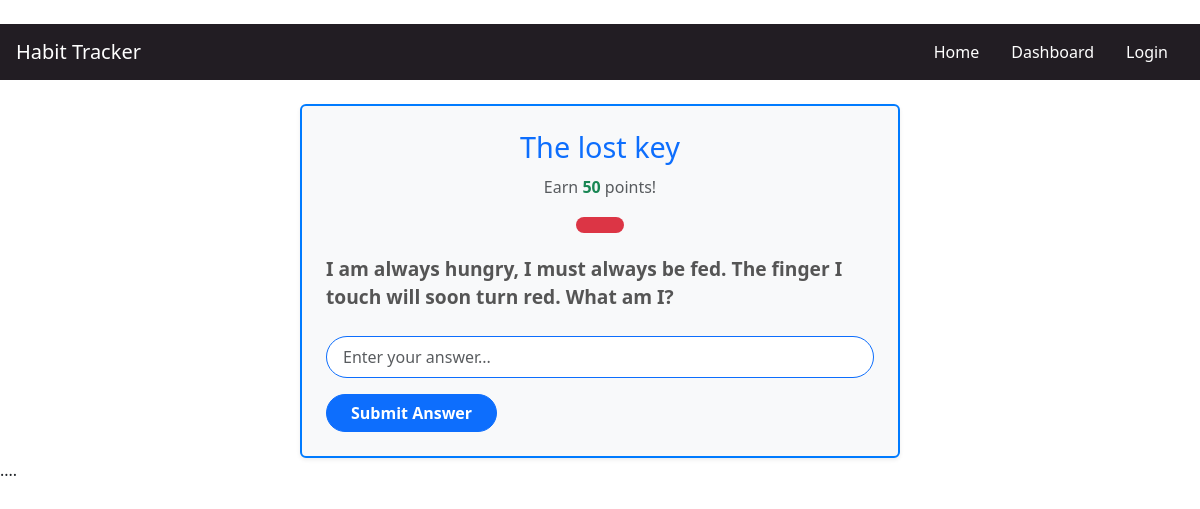
Page /habit_tracker/take_challenge/1/ on the committed database.
### habit_tracker/models.py (models this page shows, shortened)
class Challenge(models.Model):
    name = models.CharField(max_length=255)
    question = models.TextField()
    point = models.IntegerField()
    ended = models.BooleanField(default=False)
    answers = models.JSONField()  # Supports both single and multiple answers

### habit_tracker/views.py (the view)
# urls.py: path("take_challenge/<int:challenge_id>/", views.take_challenge, name="challenge_page"),
def take_challenge(request, challenge_id):
    challenge = get_object_or_404(Challenge, id=challenge_id)
    return render(request, "habit_tracker/challenge_page.html", {
        "challenge": challenge
    })

### habit_tracker/templates/habit_tracker/challenge_page.html (shortened to what this page needs)
{% extends "habit_tracker/layout.html" %}
{% load static %}
{% block main %}
    <div class="challenge-container p-4 rounded shadow-sm bg-light">
        <div class="mb-3 text-center">
            <h2 class="text-primary">{{ challenge.name }}</h2>
            <p class="text-muted">Earn <span class="fw-bold text-success">{{ challenge.point }}</span> points!</p>
        </div>
        <div class="mb-3 text-center">
            <div id="timer" class="timer-display py-2 px-4 text-white bg-danger rounded-pill d-inline-block"></div>
        </div>
        <div class="mb-3">
            <p class="challenge-question fw-bold">{{ challenge.question }}</p>
        </div>
        <div class="answer-section mt-4">
            <input
                type="text"
                id="challengeAnswer"
                placeholder="Enter your answer..."
                autofocus autocomplete="off"
                class="form-control py-2 px-3 rounded-pill border-primary">
            <button
                id="submitButton"
                class="btn btn-primary mt-3 rounded-pill px-4 fw-bold"
                data-challenge-id="{{ challenge.id }}">
                Submit Answer
            </button>
        </div>
    </div>
{% endblock %}

### habit_tracker/static/habit_tracker/styles.css (style rules this page uses)
body { background: white }
.challenge-container { max-width: 600px; margin: 0 auto; border: 2px solid #007bff; background-color: #ffffff; }
.challenge-container h2 { font-size: 1.8rem; margin-bottom: 10px; }
.timer-display { font-size: 1.2rem; font-weight: bold; animation: pulse 1s infinite; }
.challenge-question { font-size: 1.2rem; color: #555; }
.btn-primary { transition: all 0.3s ease-in-out; }

### rows in the picture
Challenge: name "The lost key", point "50", question "I am always hungry, I must always be fed. The finger I touch will soon turn red. What am I?"
